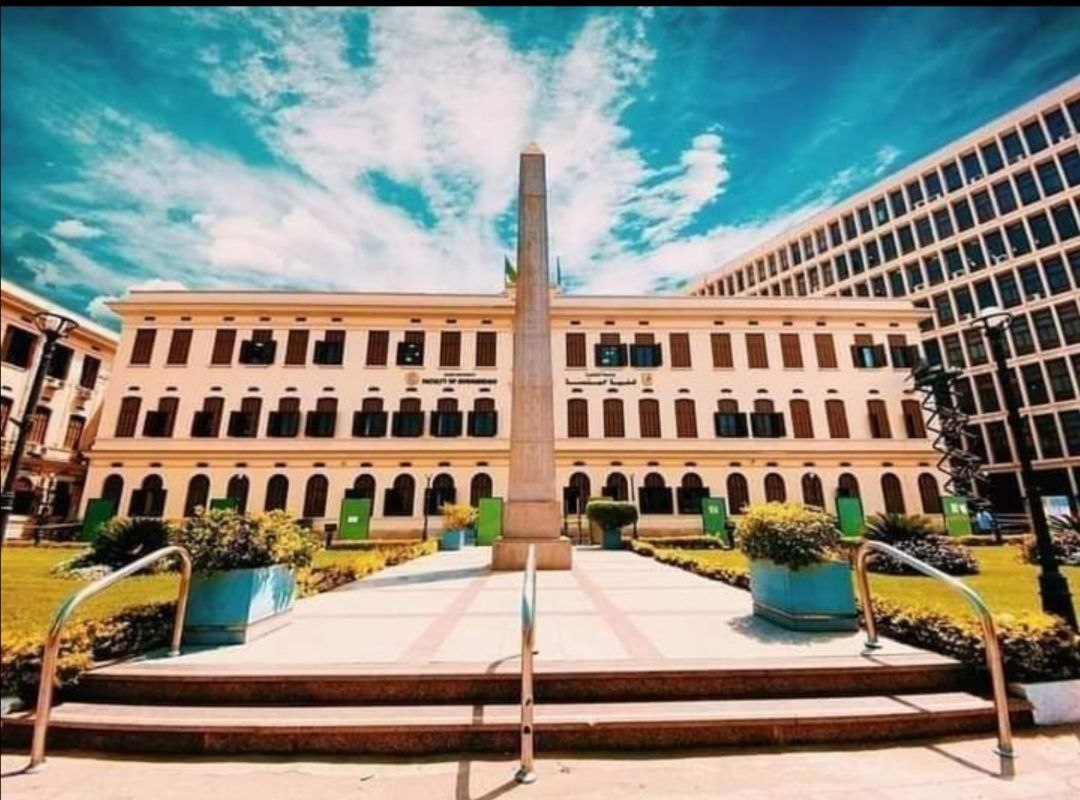
#> input picture image4.jpeg, 1080 x 800 px
$ python inputimage.py   (older library calls are emulated)
#> lines starting #> are read from the running program, lines starting #| are printed output that depends on the picture; after the words box and inside, x2 and y2 are one past the last pixel; in counts of white or black regions, pixels touching at a corner belong together
import numpy as np
import matplotlib.pyplot as plt
from scipy.ndimage import median_filter, minimum_filter, maximum_filter
from skimage.metrics import peak_signal_noise_ratio, structural_similarity
from skimage import io
from scipy.signal import convolve2d

def plot_images(original, reconstructed, title):
    plt.figure(figsize=(12, 6))

    plt.subplot(1, 2, 1)
    plt.imshow(original)
    plt.title('Original Image with applied noise')

    plt.subplot(1, 2, 2)
    plt.imshow(reconstructed)
    plt.title(f'Reconstructed Image - {title}')

    plt.show()

def apply_matched_filter(image):
    # Define a simple template (you may need a more meaningful template)
    template = np.array([[1, 1, 1],
                         [1, 2, 1],
                         [1, 1, 1]])

    # Normalize the template
    template = template / np.sum(template)

    # Apply convolution with the template to each channel
    matched_filtered_image = np.zeros_like(image, dtype=float)
    for channel in range(image.shape[-1]):
        matched_filtered_image[..., channel] = convolve2d(image[..., channel], template, mode='same', boundary='symm', fillvalue=0)

    return matched_filtered_image.astype(np.uint8)

def main():
    # Set random seed for reproducibility
    np.random.seed(42)

    # Read an input image
    input_image_path = 'image4.jpeg'  # Change this to the path of your image
    original_image = io.imread(input_image_path).astype(np.uint8)
#> original_image is the input picture: shape (800, 1080, 3); mean R, G, B 140.1, 138.9, 128.4

    # Introduce random defects at random positions
    num_defects = 100
    defect_positions = np.random.choice(min(original_image.shape[:-1]), (num_defects, 2), replace=True)
    defect_size = 5

    for defect_pos in defect_positions:
        original_image[defect_pos[0]:defect_pos[0] + defect_size, defect_pos[1]:defect_pos[1] + defect_size, :] = 0
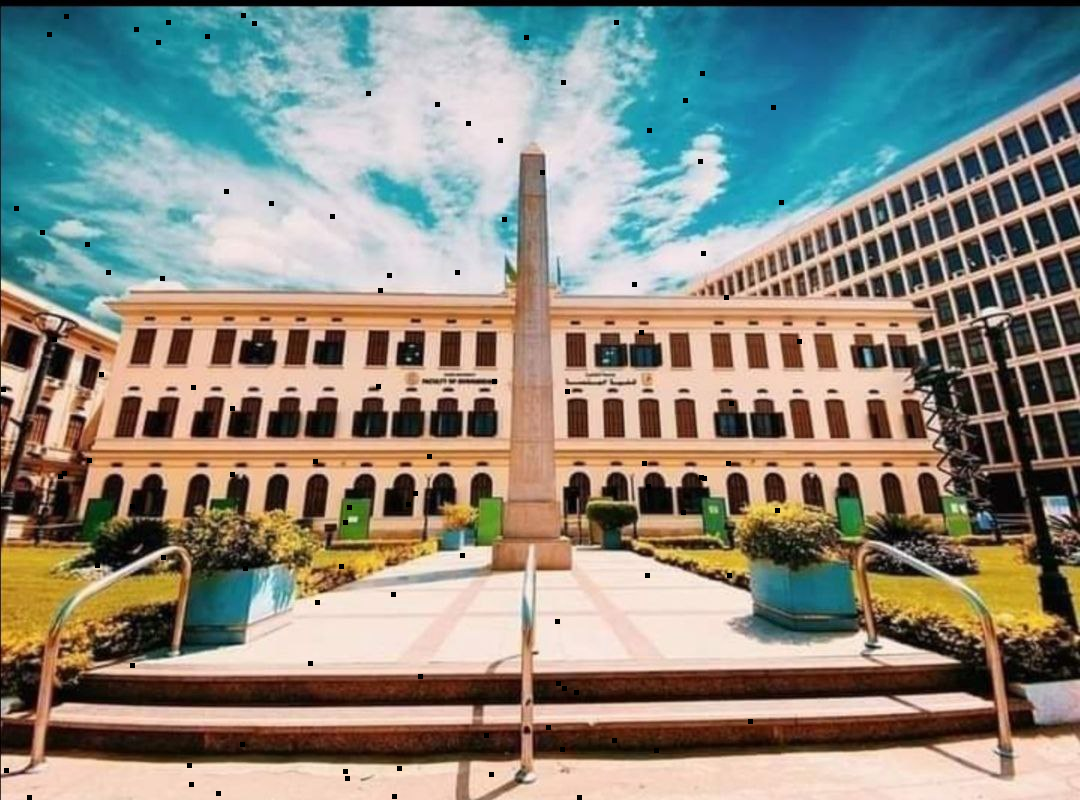
#> original_image: shape (800, 1080, 3); 0.29% of pixels changed, all inside (x1, y1, x2, y2) = (1, 13, 802, 800)

    # Add some random noise to the image
    original_image = (original_image + np.random.normal(scale=10, size=original_image.shape)).astype(np.uint8)

    # Apply matched filtering
    matched_filtered_image = apply_matched_filter(original_image)

    # Apply median filtering
    median_filtered_image = median_filter(original_image, size=3)

    # Apply Max-Min filtering
    min_filtered_image = minimum_filter(original_image, size=3)
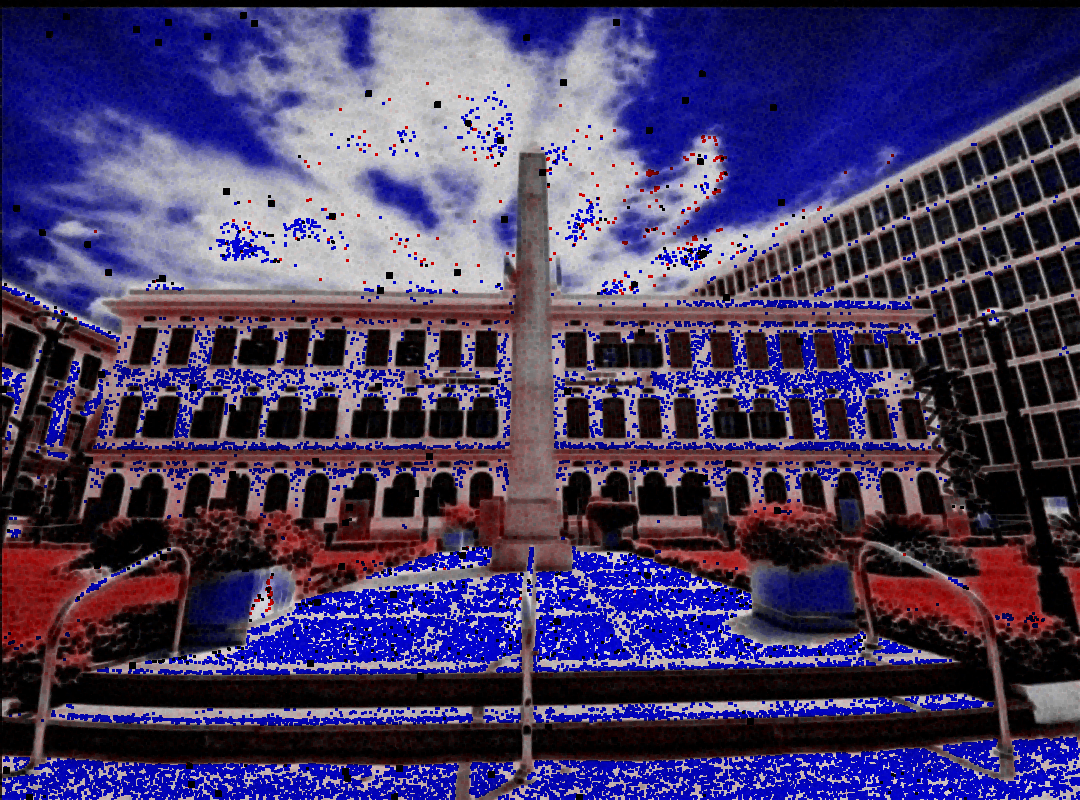
#> min_filtered_image: shape (800, 1080, 3); mean R, G, B 72.3, 60.3, 100.7
    max_filtered_image = maximum_filter(original_image, size=3)
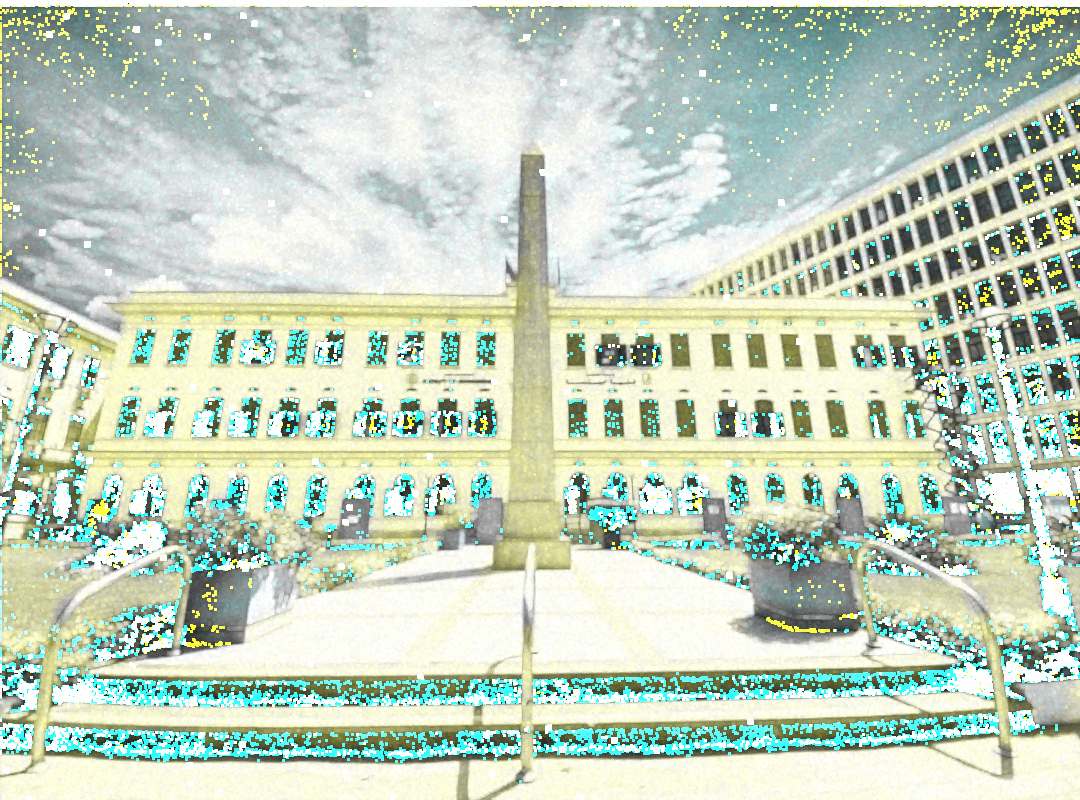
#> max_filtered_image: shape (800, 1080, 3); mean R, G, B 194.3, 208.9, 191
    max_min_filtered_image = (min_filtered_image + max_filtered_image) / 2
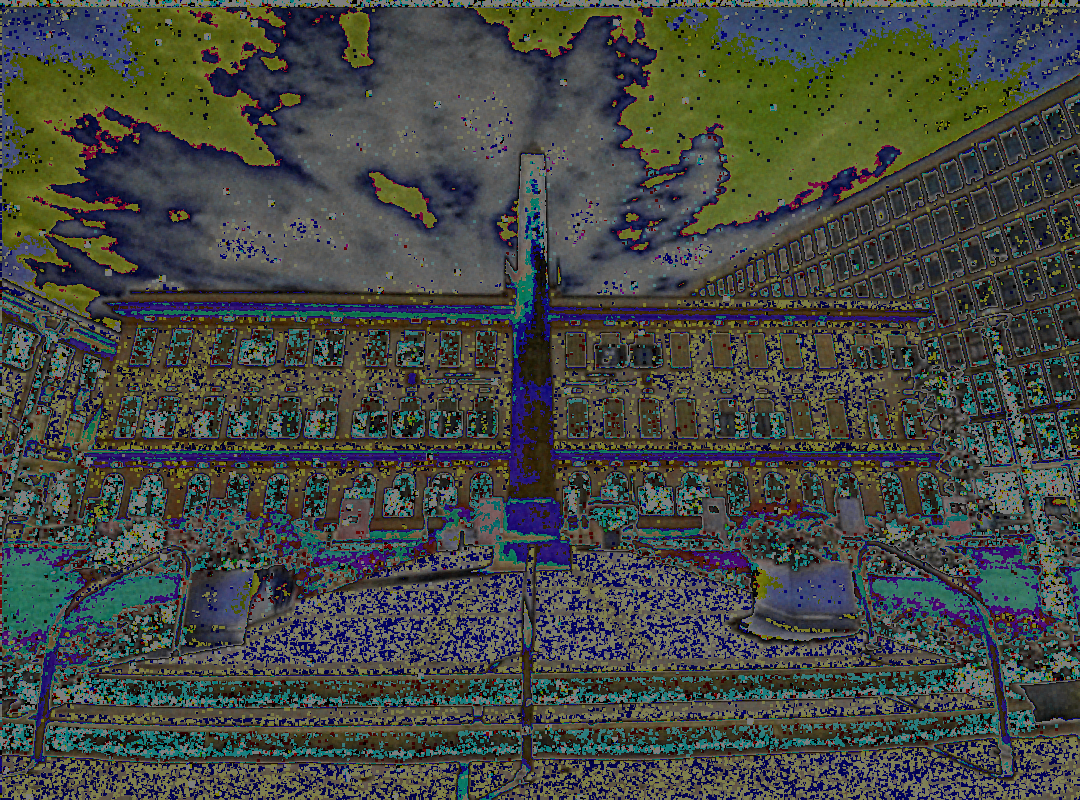
#> max_min_filtered_image: shape (800, 1080, 3) float64; mean R, G, B 68.5, 72.5, 67.5

    # Calculate PSNR and SSIM for each method
    psnr_matched = peak_signal_noise_ratio(original_image, matched_filtered_image, data_range=original_image.max() - original_image.min())
#> psnr_matched = 18.62
    ssim_matched = structural_similarity(original_image, matched_filtered_image, win_size=5,channel_axis=-1, multichannel=True, data_range=original_image.max() - original_image.min())
#> ssim_matched = 0.651

    psnr_median = peak_signal_noise_ratio(original_image, median_filtered_image, data_range=original_image.max() - original_image.min())
#> psnr_median = 16.49
    ssim_median = structural_similarity(original_image, median_filtered_image, win_size=5,channel_axis=-1, multichannel=True, data_range=original_image.max() - original_image.min())
#> ssim_median = 0.536

    psnr_max_min = peak_signal_noise_ratio(original_image, max_min_filtered_image, data_range=original_image.max() - original_image.min())
#> psnr_max_min = 7.37
    ssim_max_min = structural_similarity(original_image, max_min_filtered_image, win_size=5,channel_axis=-1, multichannel=True, data_range=original_image.max() - original_image.min())
#> ssim_max_min = 0.14

    # Print quantitative results
    print(f'PSNR - Matched Filter: {psnr_matched:.2f}, SSIM: {ssim_matched:.2f}')
#| PSNR - Matched Filter: 18.62, SSIM: 0.65
    print(f'PSNR - Median Filter: {psnr_median:.2f}, SSIM: {ssim_median:.2f}')
#| PSNR - Median Filter: 16.49, SSIM: 0.54
    print(f'PSNR - Max-Min Filter: {psnr_max_min:.2f}, SSIM: {ssim_max_min:.2f}')
#| PSNR - Max-Min Filter: 7.37, SSIM: 0.14

    # Plot original and reconstructed images
    plot_images(original_image, matched_filtered_image, 'Matched Filter')
    plot_images(original_image, median_filtered_image, 'Median Filter')
    plot_images(original_image, max_min_filtered_image, 'Max-Min Filter')
#> call 3 of plot_images, with title = 'Max-Min Filter'
#> in plot_images (call 3), `plt.show()`:
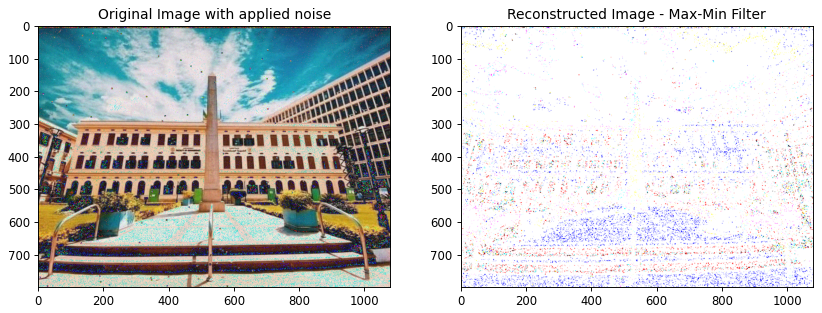
#> figure drawn by matplotlib, 2 panels

if __name__ == "__main__":
    main()
